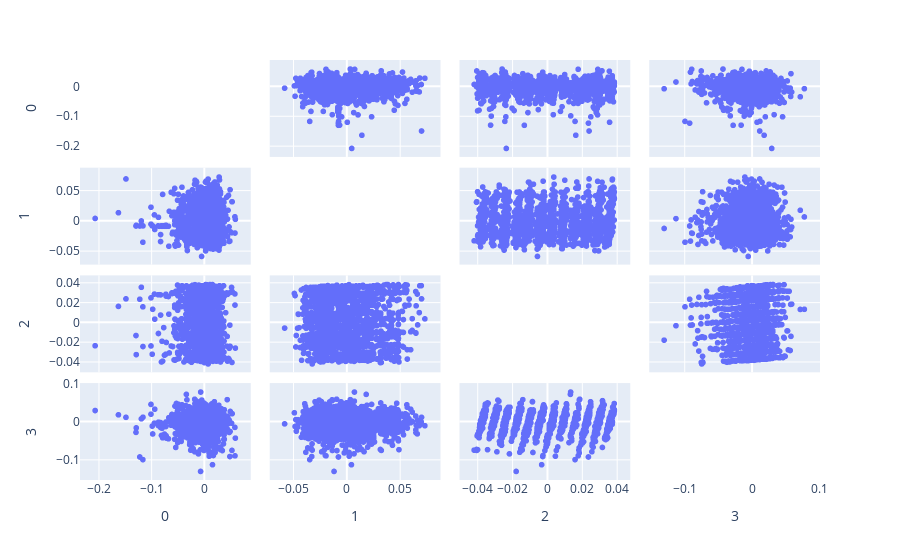

The notebook cell saved with this chart:
### Code cell
# visualizes first four principal components
fig = px.scatter_matrix(
    U,
    labels=tuple(features),
    dimensions=range(4),
)
fig.update_traces(diagonal_visible=False)
fig.show()

### Figure 1 — Plotly figure (JSON) as saved in the notebook; plotly's stock layout.template omitted (floating-point values rounded to 4 significant figures; data arrays with more than 128 entries replaced by an {"elided": "..."} marker saying what was removed)
{"data": [{"diagonal": {"visible": false}, "dimensions": [{"axis": {"matches": true}, "label": "0", "values": {"elided": "1766 float values"}}, {"axis": {"matches": true}, "label": "1", "values": {"elided": "1766 float values"}}, {"axis": {"matches": true}, "label": "2", "values": {"elided": "1766 float values"}}, {"axis": {"matches": true}, "label": "3", "values": {"elided": "1766 float values"}}], "hovertemplate": "%{xaxis.title.text}=%{x}<br>%{yaxis.title.text}=%{y}<extra></extra>", "legendgroup": "", "marker": {"color": "#636efa", "symbol": "circle"}, "name": "", "showlegend": false, "type": "splom"}], "layout": {"dragmode": "select", "legend": {"tracegroupgap": 0}, "margin": {"t": 60}}}
